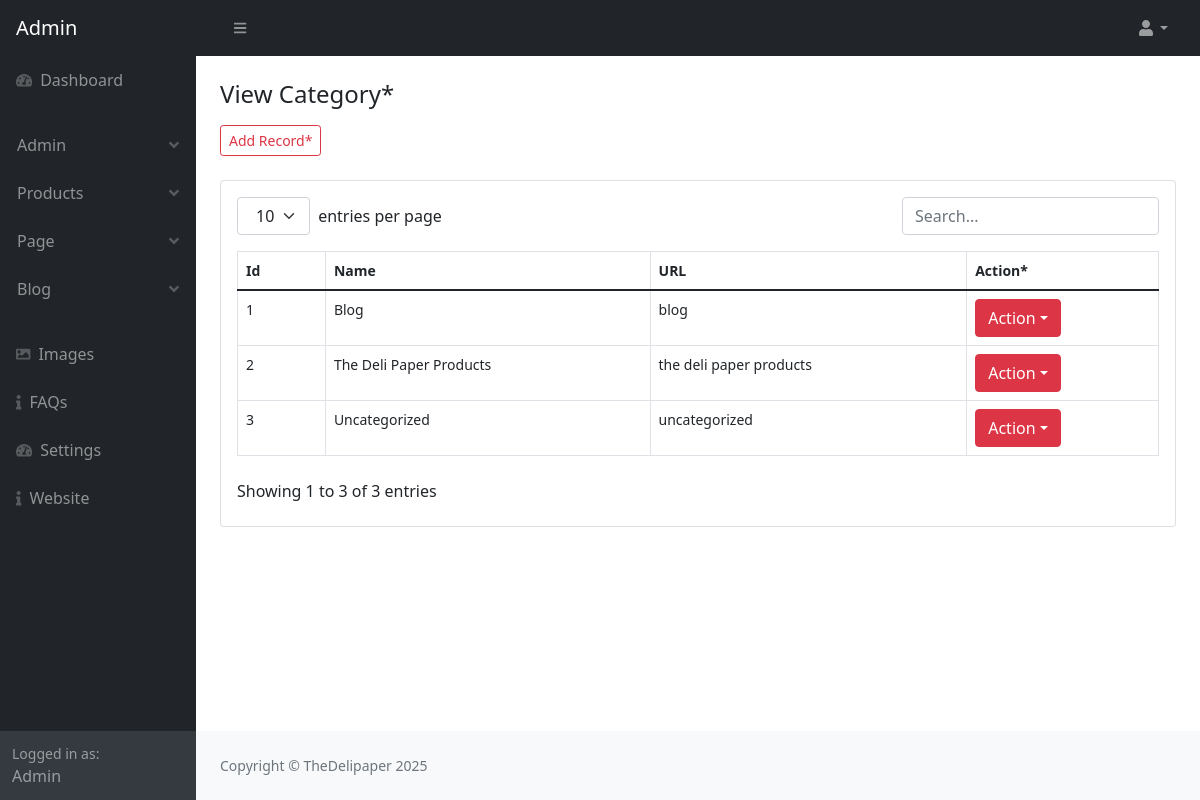
The app's page /admin/category_view.php (signed in), older data.
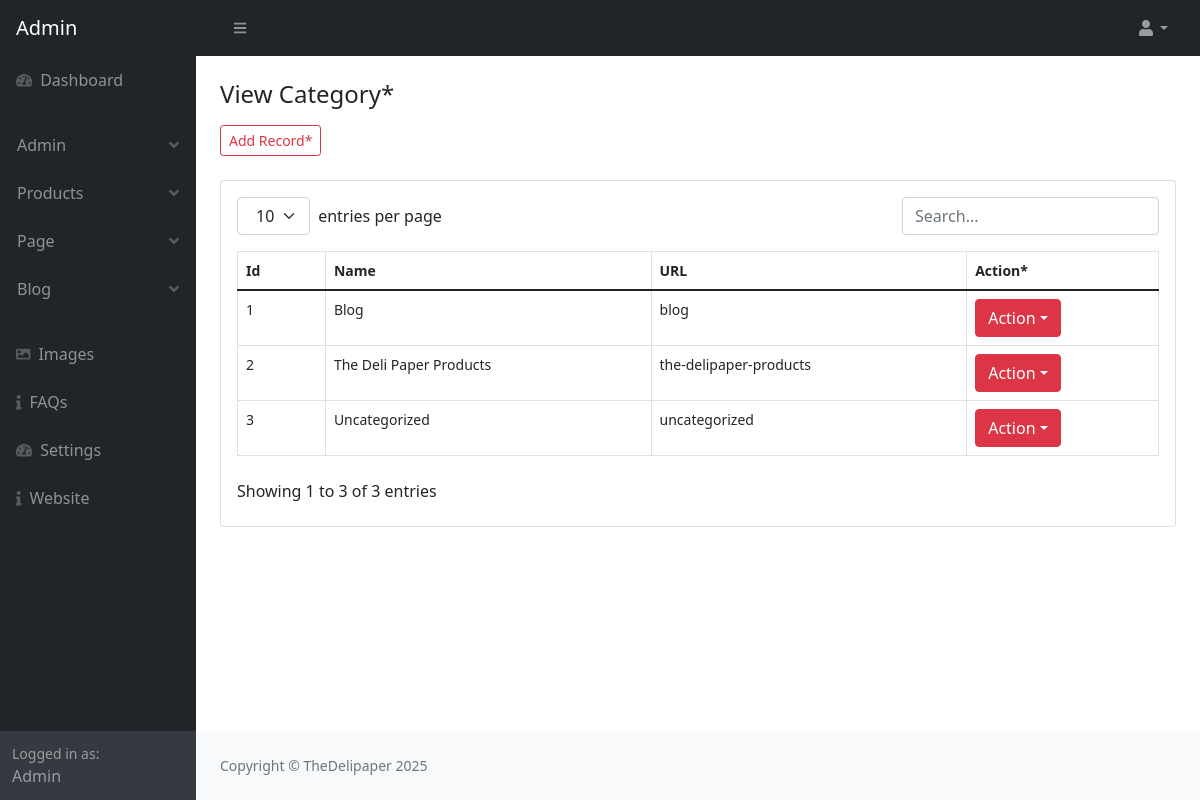
The same page, newer data.
### tables this page shows
CREATE TABLE `category` (
  `category_id` int(11) NOT NULL AUTO_INCREMENT,
  `category_name` varchar(500) NOT NULL,
  `category_url` varchar(500) NOT NULL,
  `category_content` text NOT NULL,
  `meta_title` varchar(500) NOT NULL,
  `meta_description` varchar(500) NOT NULL,
  `meta_keywords` varchar(500) NOT NULL,
  `category_slug` varchar(255) DEFAULT NULL,
  PRIMARY KEY (`category_id`),
  UNIQUE KEY `category_slug` (`category_slug`)
);

### admin/category_view.php (the view, shortened to what this page needs)
<?php require_once('parts/top.php'); ?>
</head>
<body class="sb-nav-fixed">
    <?php require_once('parts/navbar.php'); ?>
    <div id="layoutSidenav">
        <?php require_once('parts/sidebar.php'); ?>
        <div id="layoutSidenav_content" class="">
            <main class="">
                <div class="container-fluid  px-4">
                    <div class="page-header">
                        <div class="col-12 mt-4  mb-4">
                            <h4 class="mb-3">View Category*</h4>
                            <a href="category_add.php" class="btn  btn-sm  btn-outline-danger">Add Record*</a>
                        </div>
                    </div>
                    <div class="card mb-3 bg-white">
                        <div class="card-body ">
                            <table id="datatablesSimple" class="table table-hover table-sm table-responsive ">
                                <thead>
                                    <tr>
                                        <th>Id</th>
                                        <th>Name</th>
                                        <th>URL</th>
                                        <th>Action*</th>
                                    </tr>
                                </thead>
                                <tbody>
                                    <?php
                                    require_once('parts/db.php');
                                    $select = "SELECT * FROM category ";
                                    $run = mysqli_query($conn, $select);
                                    while ($row = mysqli_fetch_array($run)) {
                                        $category_id = $row['category_id'];
                                        $category_name = $row['category_name'];
                                        $category_url = $row['category_url'];
                                    ?>
                                    <tr>
                                        <td><?php echo $category_id; ?></td>
                                        <td><?php echo $category_name; ?></td>
                                        <td><?php echo $category_url; ?></td>
                                        <td>
                                            <ul class="navbar-nav ">
                                                <li class="nav-item dropdown">
                                                    <button class="btn btn-danger dropdown-toggle" id="navbarDropdown"
                                                        href="#" role="button" data-bs-toggle="dropdown"
                                                        aria-expanded="false">Action</i></button>
                                                </li>
                                            </ul>
                                        </td>
                                    </tr>
                                    <?php  } ?>
                                </tbody>
                            </table>
                        </div>
                    </div>
            </main>
            <?php require_once('parts/footer.php'); ?>
        </div>
    </div>
</body>
</html>

Row changes from the older to the newer data that the page shows:
changed category "The Deli Paper Products": category_url "the deli paper products" → "the-delipaper-products"
